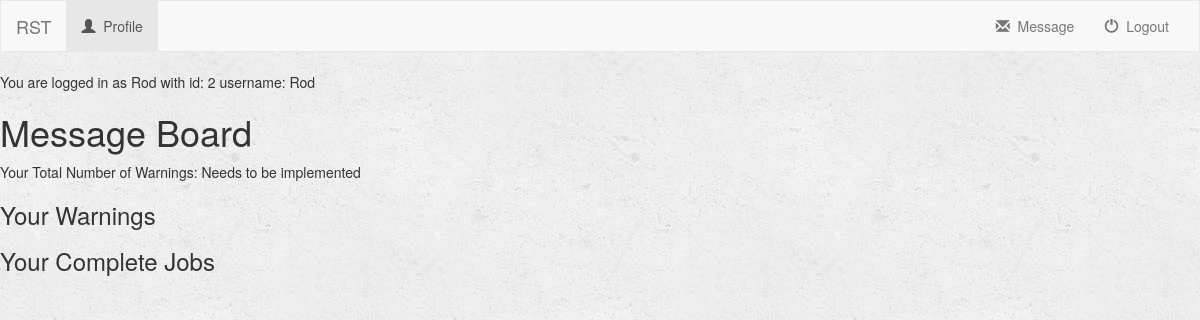
Page /turk/profile/2/message/ (signed in) on the earlier database version.
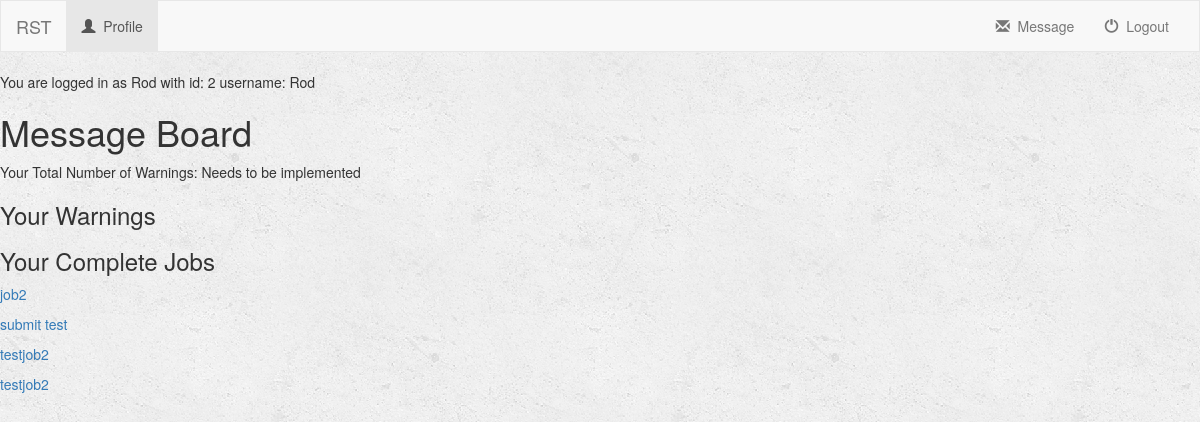
Same page on the later database version.
### turk/models.py (models this page shows, shortened)
class JobSubmission(models.Model):
    developer = models.ForeignKey(User, on_delete=models.CASCADE, default=1)
    job = models.ForeignKey(Job, on_delete=models.CASCADE, default=1)
    submission = models.TextField()
    RATING_CHOICES = (
        (1, 1),
        (2, 2),
        (3, 3),
        (4, 4),
        (5, 5),
    )
    rating = models.FloatField(choices=RATING_CHOICES, default=5)
    reason = models.TextField()
    def __str__(self):
        return self.submission

class Job(models.Model):
    user = models.ForeignKey(User, on_delete=models.CASCADE, default=1)
    job_title = models.CharField(max_length=250)
    job_description = models.TextField()
    job_price = models.FloatField(default=0)
    is_complete = models.BooleanField(default=False) # job submitted
    is_late = models.BooleanField(default=False)
    is_rated = models.BooleanField(default=False)
    is_open = models.BooleanField(default=True) # Job is still open for bid
    lowest_bid = models.FloatField(validators=[MinValueValidator(0), MaxValueValidator(100)], default=0)
    bid_deadline = models.DateTimeField(default=datetime.now()+timedelta(7))
    job_deadline = models.DateTimeField(default=datetime.now()+timedelta(21))

### turk/views.py (the view)
# urls.py: url(r'^profile/(?P<user_id>[0-9]+)/message/$', views.message, name='message'),
def message(request, user_id):
    user = get_object_or_404(User, pk=user_id)
    if request.user.profile.position == "Client":
        jobs = Job.objects.filter(user=user).filter(is_complete=True)
    if request.user.profile.position == "Developer":
        jobs = JobSubmission.objects.filter(developer=user)
    print(jobs)
    context = {
        'user': user,
        'jobs': jobs,
    }
    return render(request, 'turk/message.html', context)

### turk/templates/turk/message.html (shortened to what this page needs)
{% extends 'turk/base.html' %}
{% block body %}
<h1>Message Board</h1>
<p>Your Total Number of Warnings: Needs to be implemented</p>
<h3>Your Warnings</h3>
<h3>Your Complete Jobs</h3>
{% if request.user.profile.position == "Developer" %}
    {% for job in jobs %}
        <p><a href="#">{{job.job.job_title}}</a></p>
    {% endfor %}
{% endif %}
{% endblock %}

Differences in the rows shown:
added JobSubmission: job.job_title "job2"
added JobSubmission: job.job_title "submit test"
added JobSubmission: job.job_title "testjob2"
added JobSubmission: job.job_title "testjob2"
